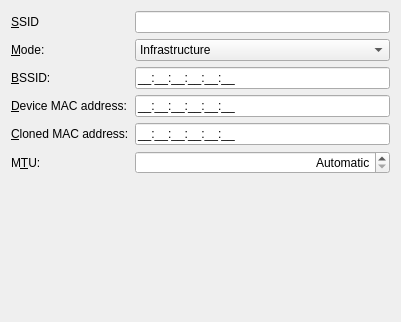
<?xml version="1.0" encoding="UTF-8"?>
<ui version="4.0">
 <class>WifiConnectionWidget</class>
 <widget class="QWidget" name="WifiConnectionWidget">
  <property name="geometry">
   <rect>
    <x>0</x>
    <y>0</y>
    <width>401</width>
    <height>322</height>
   </rect>
  </property>
  <property name="windowTitle">
   <string/>
  </property>
  <layout class="QFormLayout" name="formLayout">
   <item row="0" column="0">
    <widget class="QLabel" name="SSIDLabel">
     <property name="text">
      <string>&amp;SSID</string>
     </property>
     <property name="buddy">
      <cstring>SSIDLineEdit</cstring>
     </property>
    </widget>
   </item>
   <item row="0" column="1">
    <widget class="QLineEdit" name="SSIDLineEdit"/>
   </item>
   <item row="1" column="0">
    <widget class="QLabel" name="modeLabel">
     <property name="text">
      <string>&amp;Mode:</string>
     </property>
     <property name="buddy">
      <cstring>modeComboBox</cstring>
     </property>
    </widget>
   </item>
   <item row="1" column="1">
    <widget class="QComboBox" name="modeComboBox">
     <property name="sizePolicy">
      <sizepolicy hsizetype="MinimumExpanding" vsizetype="Fixed">
       <horstretch>0</horstretch>
       <verstretch>0</verstretch>
      </sizepolicy>
     </property>
     <item>
      <property name="text">
       <string>Infrastructure</string>
      </property>
     </item>
     <item>
      <property name="text">
       <string>Ad-hoc</string>
      </property>
     </item>
     <item>
      <property name="text">
       <string>Access Point</string>
      </property>
     </item>
    </widget>
   </item>
   <item row="3" column="0">
    <widget class="QLabel" name="label">
     <property name="text">
      <string>&amp;Device MAC address:</string>
     </property>
     <property name="buddy">
      <cstring>macAddress</cstring>
     </property>
    </widget>
   </item>
   <item row="3" column="1">
    <widget class="QLineEdit" name="macAddress">
     <property name="inputMask">
      <string notr="true">HH:HH:HH:HH:HH:HH;_</string>
     </property>
    </widget>
   </item>
   <item row="4" column="0">
    <widget class="QLabel" name="label_2">
     <property name="text">
      <string>&amp;Cloned MAC address:</string>
     </property>
     <property name="buddy">
      <cstring>clonedMacAddress</cstring>
     </property>
    </widget>
   </item>
   <item row="4" column="1">
    <widget class="QLineEdit" name="clonedMacAddress">
     <property name="inputMask">
      <string notr="true">HH:HH:HH:HH:HH:HH;_</string>
     </property>
     <property name="alignment">
      <set>Qt::AlignLeading|Qt::AlignLeft|Qt::AlignVCenter</set>
     </property>
    </widget>
   </item>
   <item row="5" column="0">
    <widget class="QLabel" name="label_3">
     <property name="text">
      <string>M&amp;TU:</string>
     </property>
     <property name="buddy">
      <cstring>mtu</cstring>
     </property>
    </widget>
   </item>
   <item row="2" column="0">
    <widget class="QLabel" name="BSSIDLabel">
     <property name="text">
      <string>&amp;BSSID:</string>
     </property>
     <property name="buddy">
      <cstring>BSSIDLineEdit</cstring>
     </property>
    </widget>
   </item>
   <item row="2" column="1">
    <widget class="QLineEdit" name="BSSIDLineEdit">
     <property name="inputMask">
      <string notr="true">HH:HH:HH:HH:HH:HH;_</string>
     </property>
    </widget>
   </item>
   <item row="5" column="1">
    <widget class="QSpinBox" name="mtu">
     <property name="sizePolicy">
      <sizepolicy hsizetype="MinimumExpanding" vsizetype="Fixed">
       <horstretch>0</horstretch>
       <verstretch>0</verstretch>
      </sizepolicy>
     </property>
     <property name="alignment">
      <set>Qt::AlignRight|Qt::AlignTrailing|Qt::AlignVCenter</set>
     </property>
     <property name="specialValueText">
      <string>Automatic</string>
     </property>
     <property name="suffix">
      <string> bytes</string>
     </property>
     <property name="prefix">
      <string/>
     </property>
    </widget>
   </item>
  </layout>
 </widget>
 <tabstops>
  <tabstop>SSIDLineEdit</tabstop>
  <tabstop>modeComboBox</tabstop>
  <tabstop>BSSIDLineEdit</tabstop>
  <tabstop>macAddress</tabstop>
  <tabstop>clonedMacAddress</tabstop>
  <tabstop>mtu</tabstop>
 </tabstops>
 <resources/>
 <connections/>
</ui>
